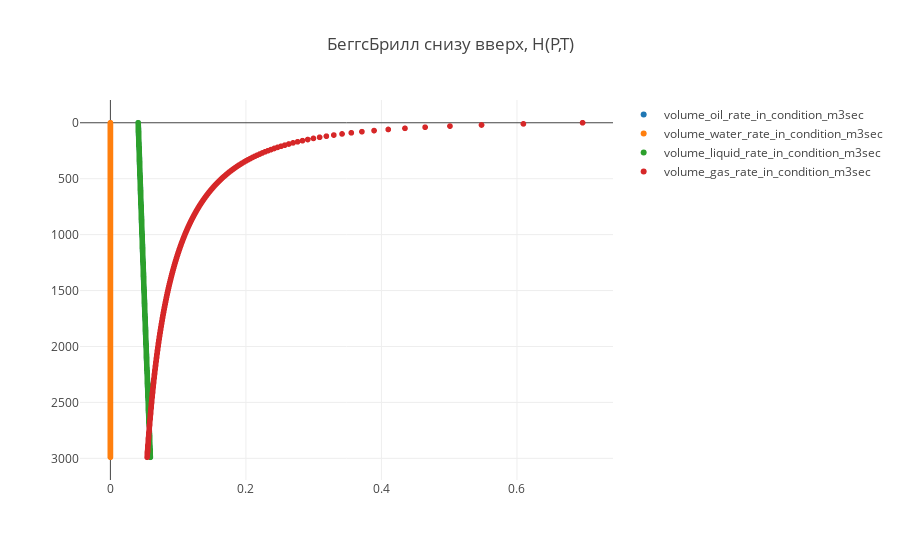

Source (notebook cell):
### Code cell
trace1 = trace(24)
trace2 = trace(25)
trace3 = trace(26)
trace4 = trace(27)

data = [trace1, trace2, trace3, trace4]

plot()

### Figure 1 — Plotly figure (JSON) as saved in the notebook; plotly's stock layout.template omitted (floating-point values rounded to 4 significant figures; data arrays with more than 128 entries replaced by an {"elided": "..."} marker saying what was removed)
{"data": [{"mode": "markers", "name": "volume_oil_rate_in_condition_m3sec", "type": "scattergl", "uid": "af97b8e8-9de8-4f58-842a-82313e3bd756", "x": {"elided": "300 float values"}, "y": {"elided": "300 int values"}}, {"mode": "markers", "name": "volume_water_rate_in_condition_m3sec", "type": "scattergl", "uid": "897adcf1-193f-4fda-965c-0171baa6e37a", "x": {"elided": "300 int values"}, "y": {"elided": "300 int values"}}, {"mode": "markers", "name": "volume_liquid_rate_in_condition_m3sec", "type": "scattergl", "uid": "c45dcbf0-111d-437f-a963-34a439ce5033", "x": {"elided": "300 float values"}, "y": {"elided": "300 int values"}}, {"mode": "markers", "name": "volume_gas_rate_in_condition_m3sec", "type": "scattergl", "uid": "ab91a911-a1b4-438f-a728-ab0f5a52ba95", "x": {"elided": "300 float values"}, "y": {"elided": "300 int values"}}], "layout": {"title": {"text": "БеггсБрилл снизу вверх, H(P,T)"}, "yaxis": {"autorange": "reversed"}}}
